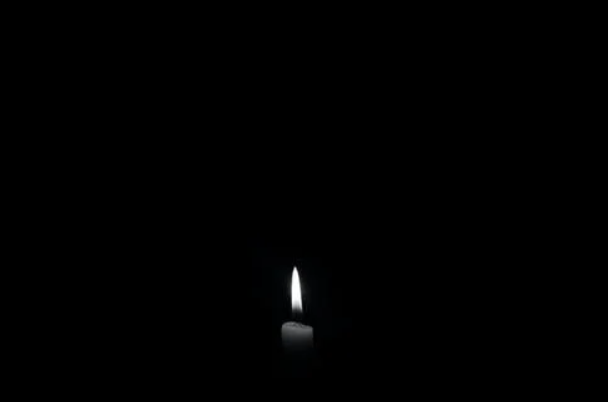
#> input picture black.PNG, 608 x 402 px
$ jupyter execute '4.2 Face Swap.ipynb'
#> lines starting #> are read from the running program, lines starting #| are printed output that depends on the picture; after the words box and inside, x2 and y2 are one past the last pixel; in counts of white or black regions, pixels touching at a corner belong together
**Swap a portion of an Image**

[cell 1]
import cv2

[cell 2]
img1 = cv2.imread('black.PNG')
#> img1 is the input picture: shape (402, 608, 3); mean B, G, R 0.6, 0.6, 0.6
img2 = cv2.imread('red.PNG')
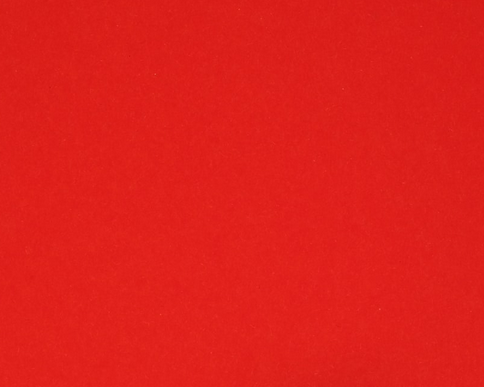
#> input picture red.PNG, 484 x 387 px
#> img2 is the input picture: shape (387, 484, 3); mean B, G, R 27.4, 31.9, 222.6

[cell 3]
def imgpreview(photo):
    cv2.imshow("title", photo)
    cv2.waitKey()
    cv2.destroyAllWindows()

[cell 4]
imgpreview(img1)
imgpreview(img2)

[cell 5]
Pict1 = cv2.imread('red.PNG')
Pict1[0:100, 0:150] = img1[0:100, 0:150]
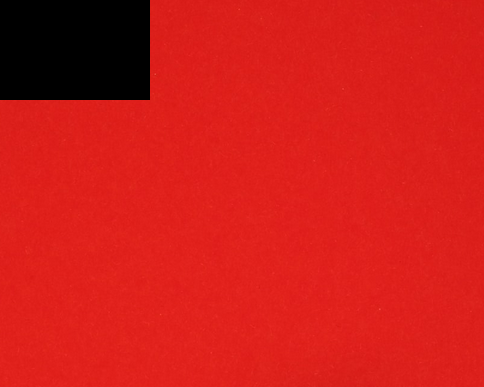
#> Pict1: shape (387, 484, 3); 8.01% of pixels changed, all inside (x1, y1, x2, y2) = (0, 0, 150, 100)

[cell 6]
Pict2 = cv2.imread('black.PNG')
Pict2[0:100, 0:150] = img2[0:100, 0:150]
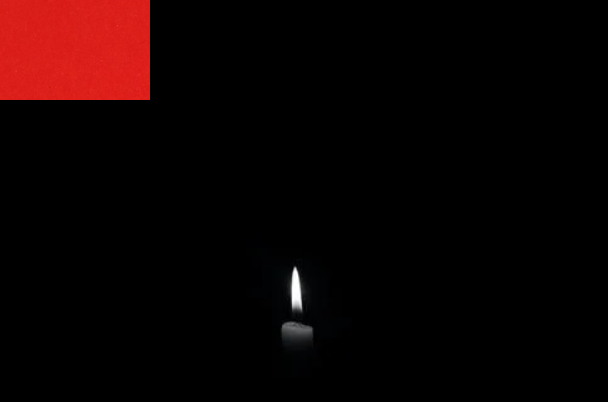
#> Pict2: shape (402, 608, 3); 6.14% of pixels changed, all inside (x1, y1, x2, y2) = (0, 0, 150, 100)
